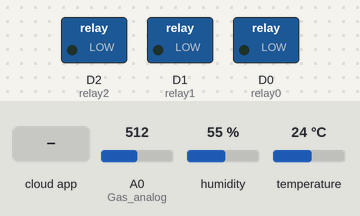
Bench run of a sketch on a simulated ESP8266 (NodeMCU). Shown: switched loads named in the sketch (green lamp = pin HIGH). Inputs (shaded band) come from the test bench; at power-on: A0 (Gas_analog) = 512, humidity 55 %, temperature 24 °C. WiFi joins after 1.5 s; servers stay silent unless stated; the Firebase database answers and starts empty; what the sketch prints to the serial monitor is not drawn.

Above: at 2.7 s.
2.8 s: the phone or cloud app sets STATUS_KIPAS to 1
At 4.6 s:
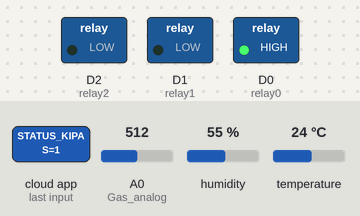
4.9 s: the phone or cloud app sets STATUS_DOOR to 1
At 6.7 s:
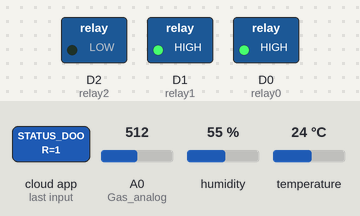
7.2 s: the phone or cloud app sets STATUS_LAMPU to 1
At 8.9 s:
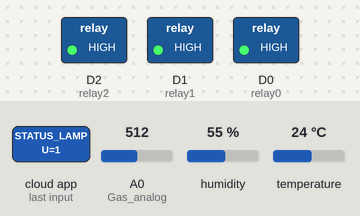
9.7 s: the phone or cloud app sets STATUS_KIPAS to 0
At 11.2 s:
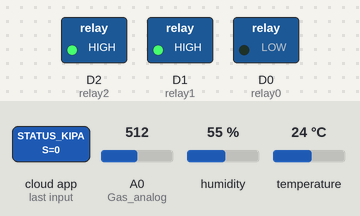
11.6 s: the phone or cloud app sets STATUS_DOOR to 0
At 13.3 s:
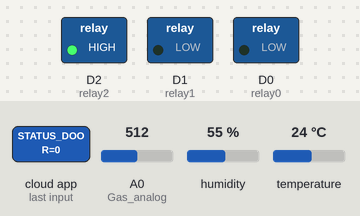
14.0 s: the phone or cloud app sets STATUS_KIPAS to 1
At 15.1 s:
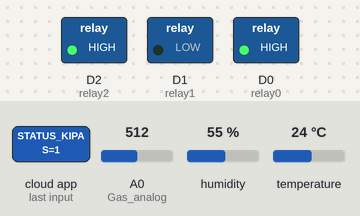
Timing chart, 0 to 16.9 s (numbered marks = the images above; inputs shaded):
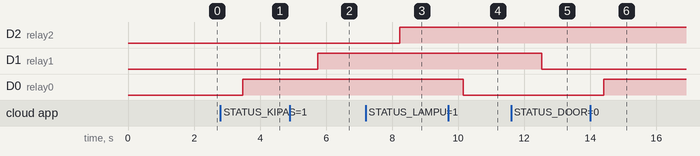

Measured:
- after the input at 2.8 s, D0 (relay0): LOW → HIGH after 0.68 s
- after the input at 4.9 s, D1 (relay1): LOW → HIGH after 0.85 s
- after the input at 7.2 s, D2 (relay2): LOW → HIGH after 1.0 s
- after the input at 9.7 s, D0 (relay0): HIGH → LOW after 0.45 s
- after the input at 11.6 s, D1 (relay1): HIGH → LOW after 0.93 s
- after the input at 14.0 s, D0 (relay0): LOW → HIGH after 0.40 s

The sketch:

SmarthomeTA_LJ.ino
```cpp
#include <ESP8266HTTPClient.h>
#include <ArduinoJson.h>
#include "FirebaseESP8266.h"
#include <ESP8266WiFi.h>
#include <DHT.h>
#define DHTTYPE    DHT11
#define DHTPIN D3

DHT dht(DHTPIN, DHTTYPE);


#define FIREBASE_HOST "smarthometa-5dabc-default-rtdb.asia-southeast1.firebasedatabase.app"     // the project name address from firebase id
#define FIREBASE_AUTH "eq6UQdsfbrJ66r5ejfyicIrRtGQxd8OD3zEpzTUb"                                         // the secret key generated from firebase
#define API_KEY "AIzaSyBxfaRILvmexo-W9KuzciuJ3FxWHnwUK94"
#define FIREBASE_PROJECT_ID "smarthometa-5dabc"

//String ssid = "Algeas";
//String pass = "aezakmi123";

String ssid = "Septa";
String pass = "aezakmi10";

int relay0 = D0;
int relay1 = D1;
int relay2 = D2;
int Gas_analog = A0;


FirebaseData firebaseData;
FirebaseData kipasData;
FirebaseData doorData;
FirebaseData lampuData;
FirebaseData humiData;
FirebaseData tempData;
FirebaseData gasData;

FirebaseJson json;

void setup(){
  Serial.begin(115200);

//  sambung wifi
  WiFi.begin(ssid,pass);
  Serial.print("Menghubungkan....");
   while (WiFi.status() != WL_CONNECTED) {
    delay(500);
    Serial.print("-");
  }
  Serial.println("");
  Serial.println("WiFi Connected");

  pinMode(relay0, OUTPUT);
  pinMode(relay1, OUTPUT);
  pinMode(relay2, OUTPUT);


    Firebase.begin(FIREBASE_HOST, FIREBASE_AUTH);
//    Firebase.set(firebaseData,"STATUS_LAMPU",1);
//    Firebase.set(firebaseData,"STATUS_DOOR",0);
//    Firebase.set(firebaseData,"STATUS_KIPAS",0);

}

void loop(){


  Firebase.getInt(kipasData, "STATUS_KIPAS");
  Serial.println(kipasData.stringData());


//  kondisi
  if(kipasData.stringData()=="1"){
    Serial.print("Kipas Menyala ");
    digitalWrite(relay0, HIGH);
    delay(100);
  }else{
    Serial.print("Kipas Padam ");
    digitalWrite(relay0, LOW);
  }

  Firebase.getInt(doorData, "STATUS_DOOR");
  Serial.println(doorData.stringData());

  if(doorData.stringData()=="1"){
    Serial.print("Pintu Terbuka ");
    digitalWrite(relay1, HIGH);
    delay(100);
  }else{
    Serial.print("Pintu Tertutup ");
    digitalWrite(relay1, LOW);
  }

  Firebase.getInt(lampuData, "STATUS_LAMPU");
  Serial.println(lampuData.stringData());

  if(lampuData.stringData()=="1"){
    Serial.print("Lampu Menyala ");
    digitalWrite(relay2, HIGH);
    delay(100);
  }else{
    Serial.print("Lampu Padam ");
    digitalWrite(relay2, LOW);
  }

  // Read DHT11 temperature and humidity data
  float temperature = dht.readTemperature();
  float humidity = dht.readHumidity();

  //  Read MQ2
  int gas = analogRead(Gas_analog);

  //  Print temperature
  Serial.print("Temp ");
  Serial.print(temperature);

  //  Print humidity
  Serial.print("humidity ");
  Serial.print(humidity);

    //  Print gas
  Serial.print("gasLevel ");
  Serial.print(gas);

  //  Kirim data ke Firebase
   Firebase.setFloat(tempData, "/temperature", temperature);
   Firebase.setFloat(humiData, "/humidity", humidity);
   Firebase.setFloat(gasData, "/gas", gas);


}
```
